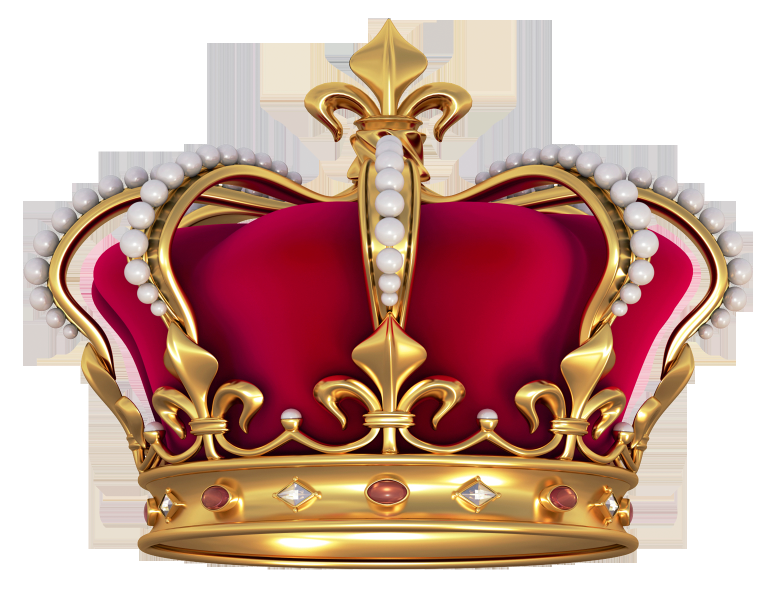
#> input picture crown.png, 1538 x 1181 px (shown at 1/2 size); the run also reads 1 picture not shown here
$ python detect_face.py
#> lines starting #> are read from the running program, lines starting #| are printed output that depends on the picture; after the words box and inside, x2 and y2 are one past the last pixel; in counts of white or black regions, pixels touching at a corner belong together
import cv2
import numpy as np

# ✅ تحميل كلاسيفاير ديال الوجه
face_cascade = cv2.CascadeClassifier(cv2.data.haarcascades + 'haarcascade_frontalface_default.xml')

# ✅ تحميل الفلاتر وموضعهم المناسب
filters = {
    '1': {
        'img': cv2.imread("glasses.png", cv2.IMREAD_UNCHANGED),
        'y_offset_ratio': 0.32
    },
    '2': {
        'img': cv2.imread("crown.png", cv2.IMREAD_UNCHANGED),
        'y_offset_ratio': -0.3
    },

    '3': {
        'img': cv2.imread("glasses2.png", cv2.IMREAD_UNCHANGED),
        'y_offset_ratio': 0.32
    },
    '4': {
        'img': cv2.imread("pngwing.png", cv2.IMREAD_UNCHANGED),
        'y_offset_ratio': 0.50
    },
    '5': {
        'img': cv2.imread("soleil.png", cv2.IMREAD_UNCHANGED),
        'y_offset_ratio': 0.50
    }
}
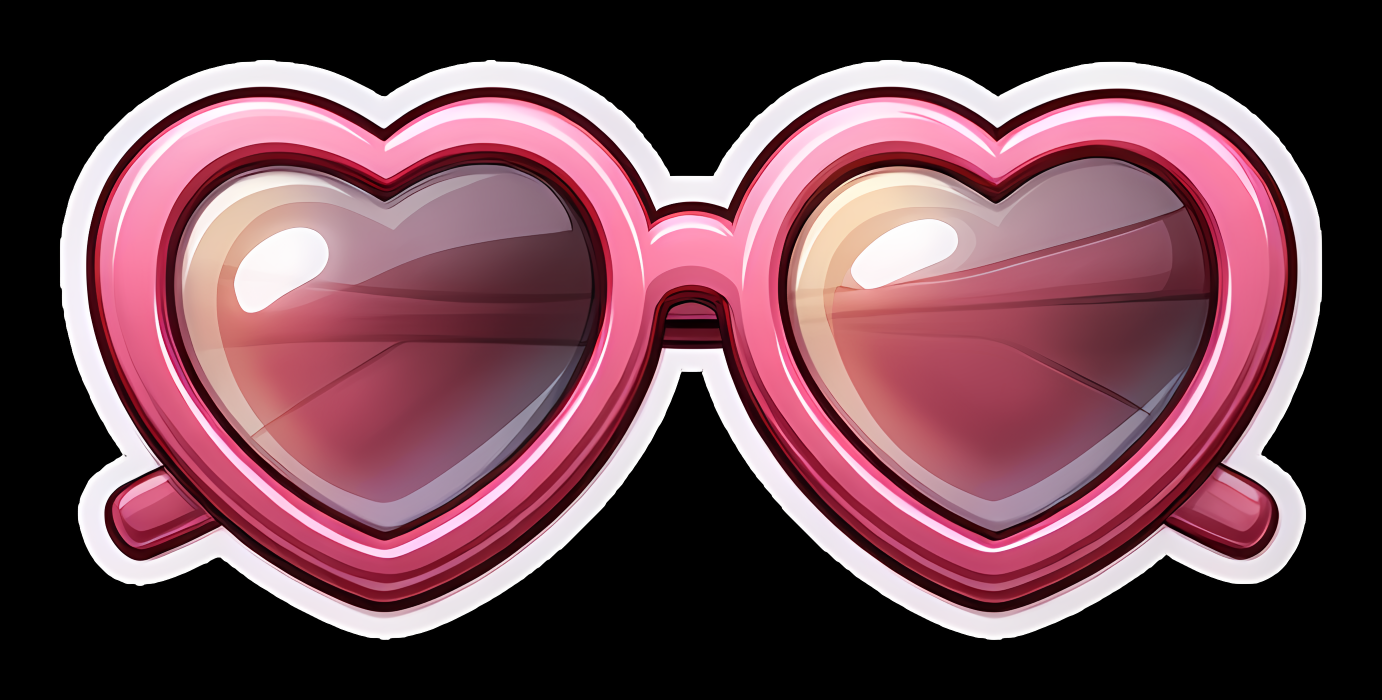
#> input picture glasses2.png, 2764 x 1400 px (shown at 1/2 size)

# ✅ الفلتر الحالي
current_filter_key = '1'

# ✅ فتح الكاميرا
cap = cv2.VideoCapture(0)

while True:
    ret, frame = cap.read()
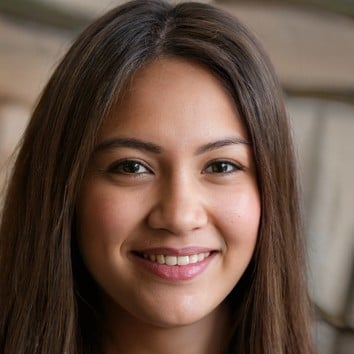
#> input picture photo.jpg, 354 x 354 px, given in place of the camera
#> frame is the input picture: shape (354, 354, 3); mean B, G, R 69.7, 82.2, 105.3
    if not ret:
        break

    # ⬛ تحويل إلى رمادي
    gray = cv2.cvtColor(frame, cv2.COLOR_BGR2GRAY)
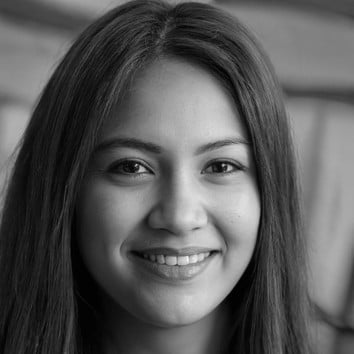
#> gray: shape (354, 354); min 0, max 249, mean 87.7
    # 👤 كشف الوجه
    faces = face_cascade.detectMultiScale(gray, 1.1, 4)
#> faces = [[72, 85, 217, 217]]

    # 👓 جلب الفلتر الحالي
    filter_data = filters.get(current_filter_key, None)
#> filter_data = 2 items

    if filter_data is None or filter_data['img'] is None:
        continue

    filter_img = filter_data['img']
    y_offset_ratio = filter_data['y_offset_ratio']
#> y_offset_ratio = 0.32

    for (x, y, w, h) in faces:
        # 🖼️ تغيير حجم الفلتر
        filter_resized = cv2.resize(filter_img, (w, int(h / 3)))

        # 🧠 تحديد الموضع
        y1 = y + int(h * y_offset_ratio)
        y2 = y1 + filter_resized.shape[0]
        x1 = x
        x2 = x1 + filter_resized.shape[1]

        # ✅ تفادي الخروج عن الصورة
        if y1 < 0 or y2 > frame.shape[0] or x1 < 0 or x2 > frame.shape[1]:
            continue

        # 🔍 تقسيم الصورة لقنوات
        b, g, r, a = cv2.split(filter_resized)
        mask = cv2.merge((a, a, a))
        filter_rgb = cv2.merge((b, g, r))

        # 🧩 دمج الفلتر على الوجه
        roi = frame[y1:y2, x1:x2]
        roi_bg = cv2.bitwise_and(roi, 255 - mask)
        filter_fg = cv2.bitwise_and(filter_rgb, mask)
        dst = cv2.add(roi_bg, filter_fg)
        frame[y1:y2, x1:x2] = dst
#> this loop made 1 pass
#> (x, y, w, h, y1, y2, x1, x2) on pass 1: (72, 85, 217, 217, 154, 226, 72, 289)
#> pass 1, `b, g, r, a = cv2.split(filter_resized)`:
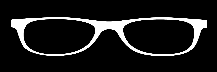
#> a: shape (72, 217); min 0, max 255, mean 26.1
#> after the loop: filter_rgb: shape (72, 217, 3); every value is 0
#> after the loop:
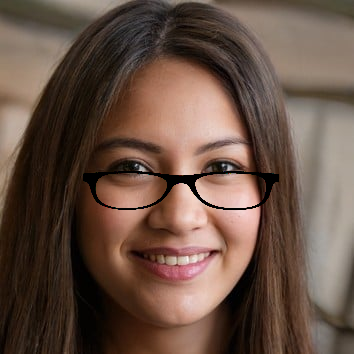
#> frame: shape (354, 354, 3); 1.36% of pixels changed, all inside (x1, y1, x2, y2) = (83, 171, 279, 210)
#> after the loop:
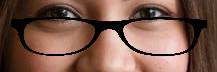
#> roi: shape (72, 217, 3); mean B, G, R 75.1, 89.2, 123.5

    # ✅ كتابة التعليمات
    cv2.putText(frame, "Press 1-6 to change filter | Press 'q' to quit", (10, 30),
                cv2.FONT_HERSHEY_SIMPLEX, 0.6, (0, 255, 255), 2)
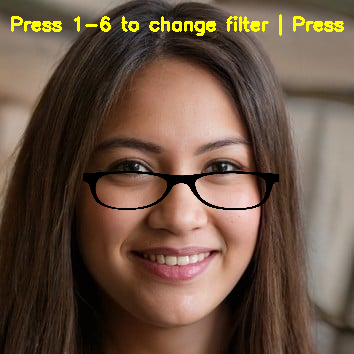
#> frame: shape (354, 354, 3); 1.61% of pixels changed, all inside (x1, y1, x2, y2) = (11, 14, 344, 36)

    # ✅ عرض الصورة
    cv2.imshow('Snapchat Filters - OpenCV', frame)

    # 🎮 التحكم بالأزرار
    key = cv2.waitKey(1) & 0xFF
#> (key q is pressed here)
    if key == ord('q'):
        break
    elif chr(key) in filters:
        current_filter_key = chr(key)

# ❌ إغلاق الكاميرا والنوافذ
cap.release()
cv2.destroyAllWindows()
